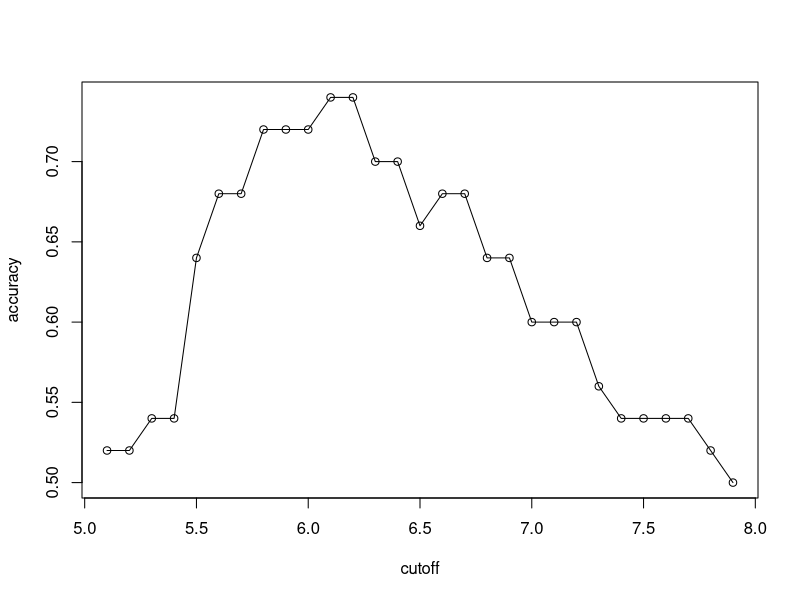
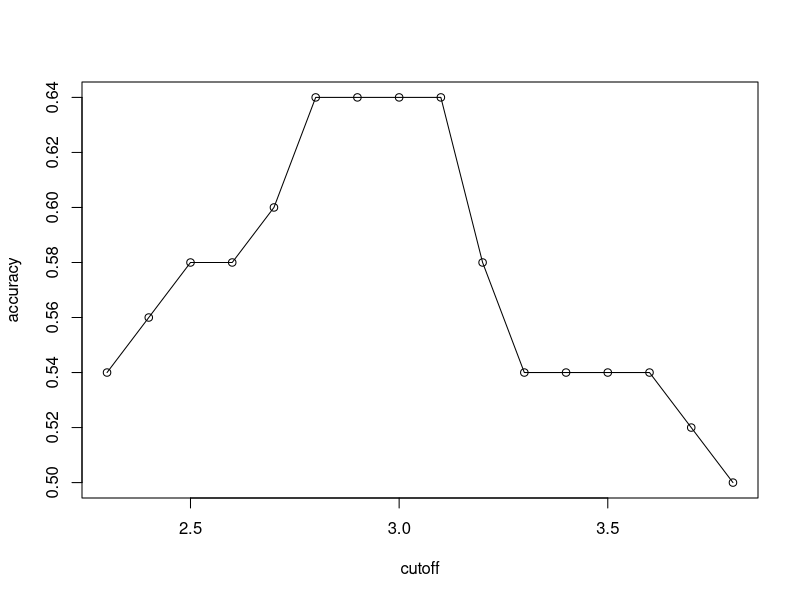
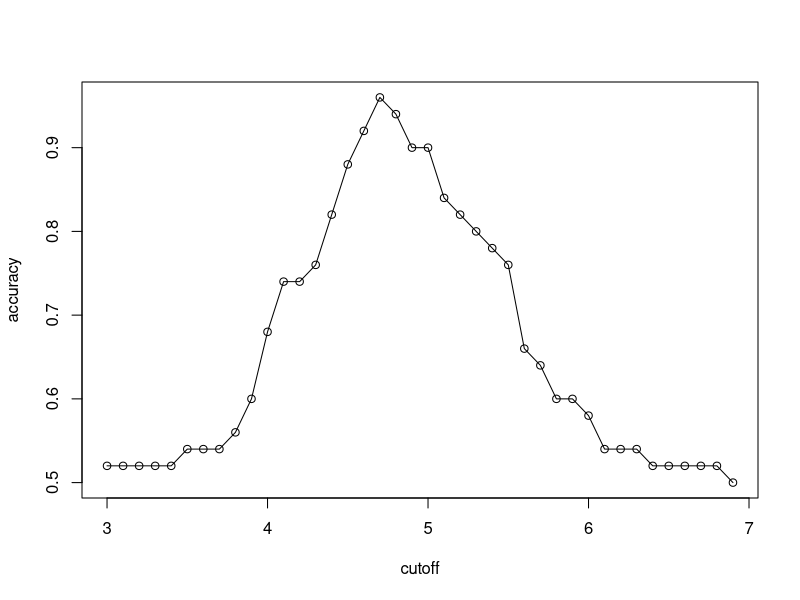
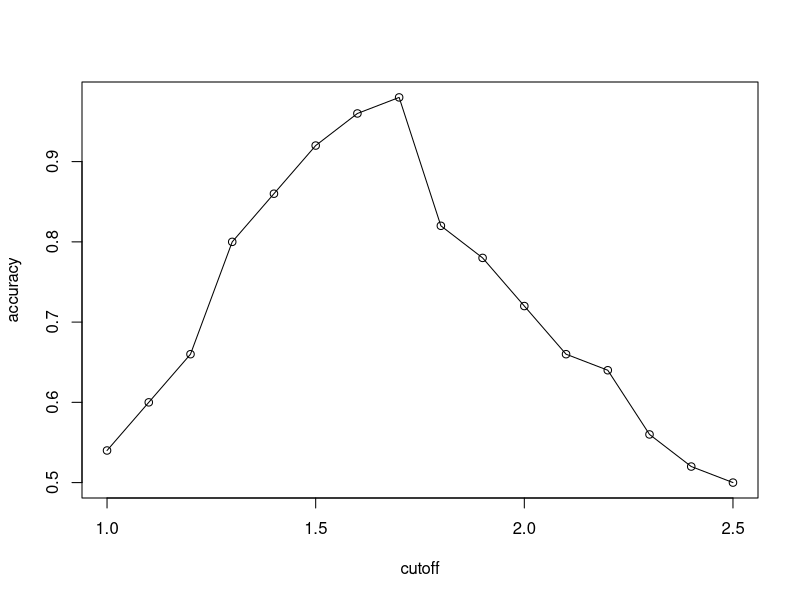

Source code (R) for these figures, in order:
library(caret)
library(dslabs)
library(tidyverse)

data(iris)
iris <- iris[-which(iris$Species=='setosa'),]
y <- iris$Species
x1 <- iris$Sepal.Length
x2 <- iris$Sepal.Width
x3 <- iris$Petal.Length
x4 <- iris$Petal.Width

set.seed(2)
test_index <- createDataPartition(y,times=1,p=0.5,list=FALSE)
test <- iris[test_index,]
train <- iris[-test_index,]



cutoff <- seq(min(train$Sepal.Length), max(train$Sepal.Length), 0.1)

accuracy <- map_dbl(cutoff, function(x1) {
  y_hat <- ifelse(train$Sepal.Length > x1, "virginica", "versicolor") %>%
    factor(levels = levels(test$Species)) 
  mean(y_hat == train$Species) 
})

plot(cutoff, accuracy)
lines(cutoff, accuracy)

max(accuracy) #x1
best_cutoff <- cutoff[which.max(accuracy)]
best_cutoff


cutoff <- seq(min(train$Sepal.Width), max(train$Sepal.Width), 0.1)
accuracy <- map_dbl(cutoff, function(x2) {
  y_hat <- ifelse(train$Sepal.Width > x2, "virginica", "versicolor") %>%
    factor(levels = levels(test$Species)) 
  mean(y_hat == train$Species) 
})

plot(cutoff, accuracy)
lines(cutoff, accuracy)

max(accuracy) #x2
best_cutoff <- cutoff[which.max(accuracy)]
best_cutoff


cutoff <- seq(min(train$Petal.Length), max(train$Petal.Length), 0.1)
accuracy <- map_dbl(cutoff, function(x3) {
  y_hat <- ifelse(train$Petal.Length > x3, "virginica", "versicolor") %>%
    factor(levels = levels(test$Species)) 
  mean(y_hat == train$Species) 
})

plot(cutoff, accuracy)
lines(cutoff, accuracy)

max(accuracy) #x3
best_cutoff <- cutoff[which.max(accuracy)]
best_cutoff
y_hat <- ifelse(test$Petal.Length > best_cutoff, "virginica", "versicolor") %>%
  factor(levels = levels(test$Species))

mean(y_hat == test$Species) #overall accuracy



cutoff <- seq(min(train$Petal.Width), max(train$Petal.Width), 0.1)
accuracy <- map_dbl(cutoff, function(x4) {
  y_hat <- ifelse(train$Petal.Width > x4, "virginica", "versicolor") %>%
    factor(levels = levels(test$Species)) 
  mean(y_hat == train$Species) 
})

plot(cutoff, accuracy)
lines(cutoff, accuracy)

max(accuracy) #x4
best_cutoff <- cutoff[which.max(accuracy)]
best_cutoff

# come da esercizio
foo <- function(x){
  rangedValues <- seq(range(x)[1],range(x)[2],by=0.1)
  sapply(rangedValues,function(i){
    y_hat <- ifelse(x>i,'virginica','versicolor')
    mean(y_hat==train$Species)
  })
}
predictions <- apply(test[,-5],2,foo)
sapply(predictions,max)	


predictions <- foo(test[,3])
rangedValues <- seq(range(test[,3])[1],range(test[,3])[2],by=0.1)
cutoffs <-rangedValues[which(predictions==max(predictions))]

y_hat <- ifelse(test[,3]>cutoffs[1],'virginica','versicolor')
mean(y_hat==test$Species)
# Q5

y_hat <-ifelse(test$Petal.Length > 4.7 & test$Petal.Width>1.5 ,"virginica","versicolor") %>% factor(levels = levels(test$Species))

mean(y_hat == test$Species)
